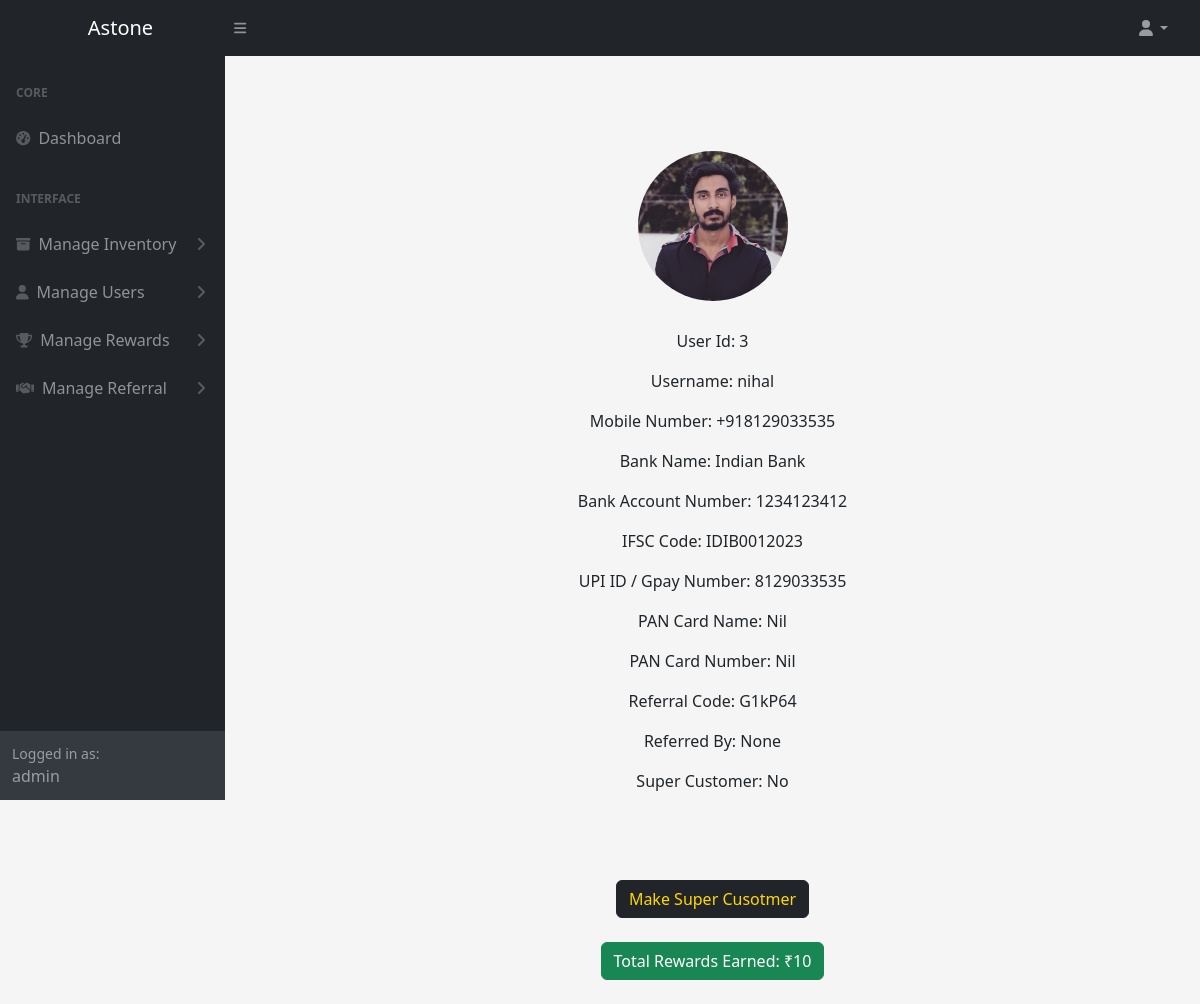
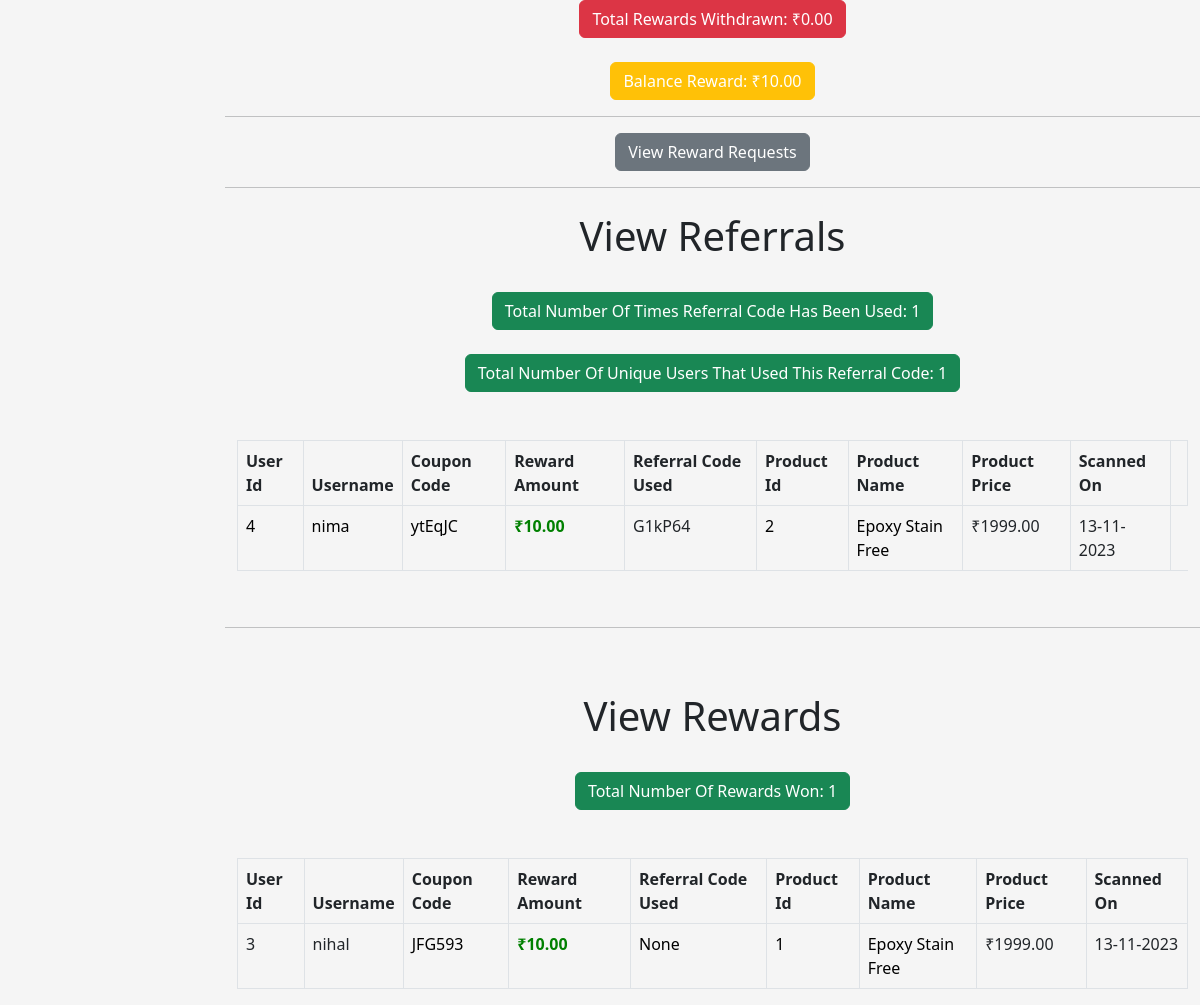
/viewusersingle/3/ (signed in), run on an earlier commit of the app's database (2 pictures, top to bottom).
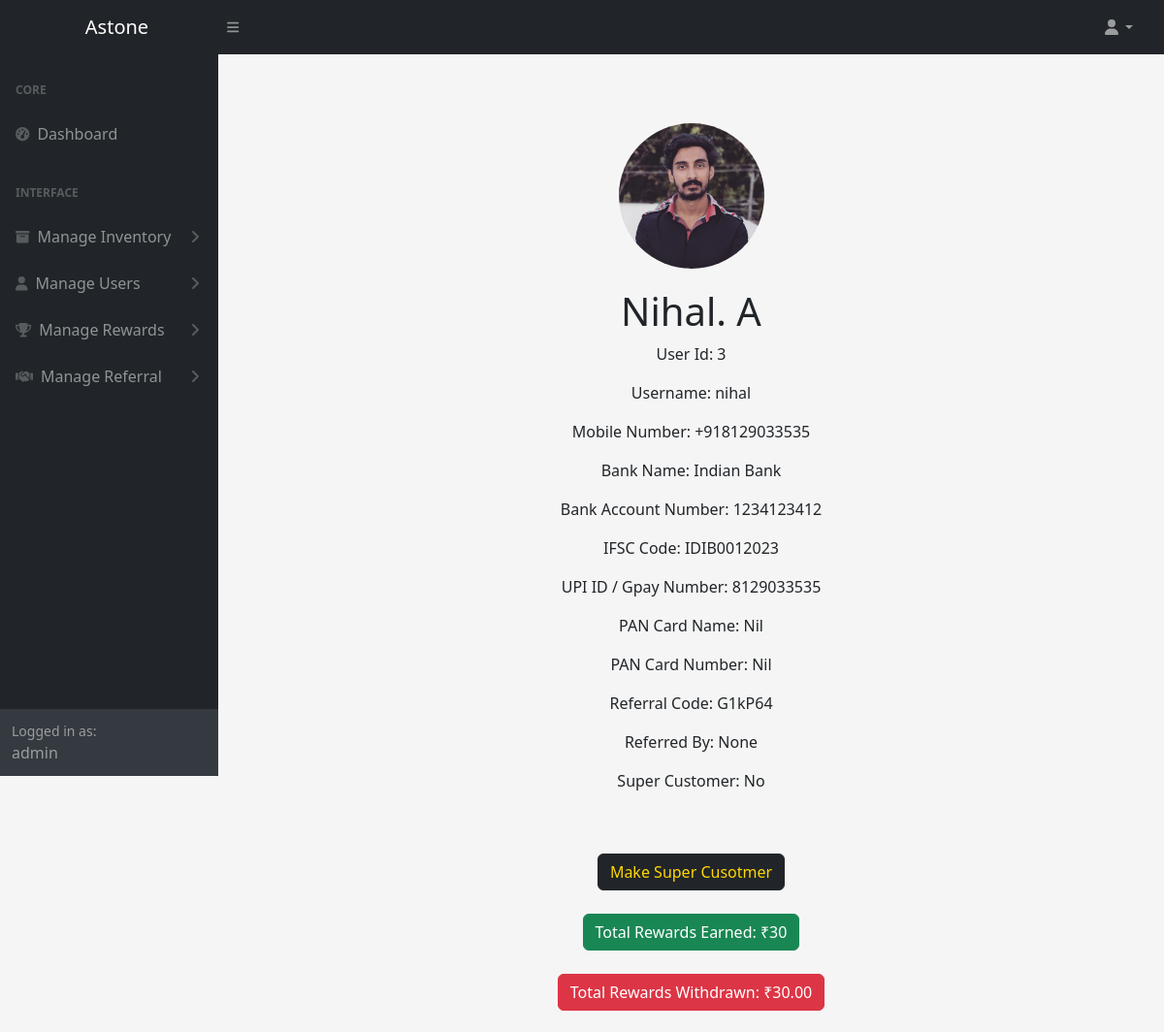
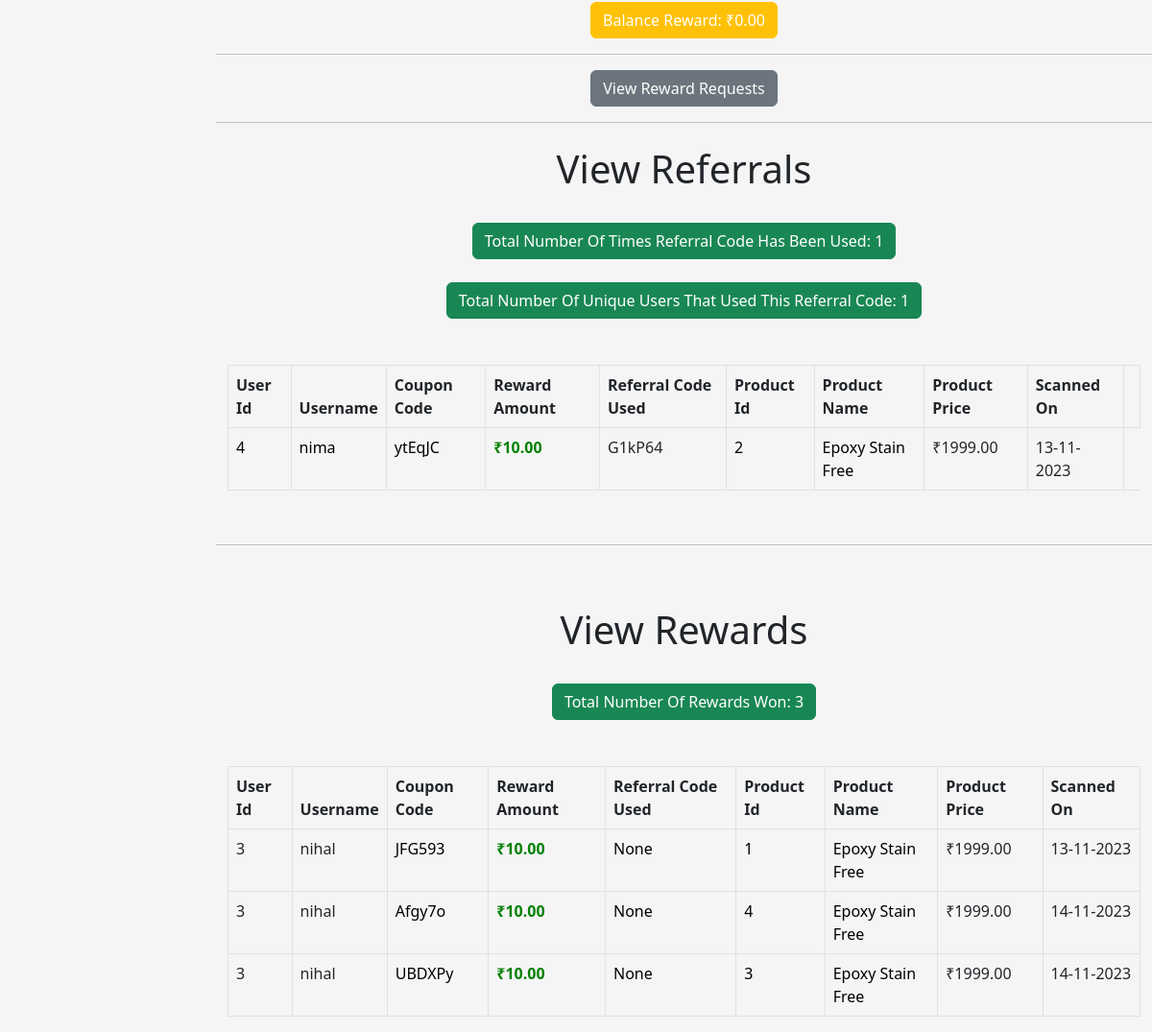
And on a later commit of the database (2 pictures, top to bottom).
### astoneapp/models.py (models this page shows, shortened)
class User(AbstractUser):
    is_admin = models.BooleanField('is admin', default=False)
    is_staff = models.BooleanField('is staff', default=False)
    is_customer = models.BooleanField('is customer', default=False)
    name = models.CharField(max_length=100, default='User')
    mobile_number = models.CharField(max_length=20, default='Nil')
    bank_name = models.CharField(max_length=100, default='Nil')
    bank_account_number = models.CharField(max_length=50, default='Nil')
    ifsc_code = models.CharField(max_length=20, default='Nil')
    upi_id = models.CharField(max_length=100, default='Nil')
    pan_card_name = models.CharField(max_length=100, default='Nil')
    pan_card_number = models.CharField(max_length=20, default='Nil')
    profile_picture = models.ImageField(upload_to='profile_pictures', blank=True, null=True)
    referral_code = models.CharField(max_length=6, unique=True, default='DEFAULTCODE')
    referred_by = models.CharField(max_length=100, null=True, blank=True)
    supercustomer = models.BooleanField(default=False, null=True)
    rewardamount = models.DecimalField(default=0, max_digits=10, decimal_places=2, null=True, blank=True)
    balance = models.DecimalField(default=0, max_digits=10, decimal_places=2)
    withdrawn = models.DecimalField(default=0, max_digits=10, decimal_places=2)
    def save(self, *args, **kwargs):
        if not self.referral_code or self.referral_code == 'DEFAULTCODE':
            self.generate_referral_code()
        super(User, self).save(*args, **kwargs)
    @property
    def imageURL(self):
        try:
            url = self.profile_picture.url
        except:
            url = ''
        return  url

class Qrcodescanner(models.Model):
    username = models.CharField(max_length=255, null=True, blank=True)
    userid = models.CharField(max_length=50, null=True, blank=True)
    couponcode = models.CharField(max_length=50, null=True, blank=True)
    rewardamount = models.DecimalField(max_digits=10, decimal_places=2, null=True, blank=True)
    refferalcode = models.CharField(max_length=50, null=True, blank=True)
    scannedon = models.DateTimeField(auto_now_add=True)
    productid = models.CharField(max_length=50, null=True, blank=True)
    productname = models.CharField(max_length=255, null=True, blank=True)
    productprice = models.DecimalField(max_digits=10, decimal_places=2, null=True, blank=True)
    commission = models.DecimalField(max_digits=10, decimal_places=2, default=0.00, null=True, blank=True)
    PAYMENT_STATUS_CHOICES = (
        ('paid', 'Paid'),
        ('pending', 'Pending'),
        ('processing', 'Processing'),
        ('cancelled', 'Cancelled'),
    )
    paymentstatus = models.CharField(max_length=20, choices=PAYMENT_STATUS_CHOICES, default='processing', null=True, blank=True)
    commissionstatus = models.CharField(max_length=20, choices=PAYMENT_STATUS_CHOICES, default='processing', null=True, blank=True)

### astoneapp/views.py (the view)
# urls.py: path('viewusersingle/<int:pk>/', views.viewusersingle, name='viewusersingle'),
def viewusersingle(request, pk):
    try:
        get_user = get_object_or_404(User, pk=pk)
        user_referral_code = get_user.referral_code
        user_id = get_user.pk
        matching_referrals = Qrcodescanner.objects.filter(refferalcode=user_referral_code)
        matching_userid = Qrcodescanner.objects.filter(userid=user_id)
        total_reward_amount = matching_userid.aggregate(Sum('rewardamount'))['rewardamount__sum'] or 0
        get_user.rewardamount = total_reward_amount
        get_user.balance = total_reward_amount - get_user.withdrawn
        get_user.save()
        total_referral_usage = matching_referrals.count()
        total_rewards = matching_userid.count()
        unique_users_count = matching_referrals.values('userid').distinct().count()
        context = {
            'get_user': get_user,
            'matching_referrals': matching_referrals,
            'matching_userid': matching_userid,
            'total_reward_amount': total_reward_amount,
            'total_referral_usage': total_referral_usage,
            'unique_users_count': unique_users_count,
            'total_rewards':total_rewards,
        }
        return render(request, 'astone_admin/viewusersingle.html', context)
    except Http404:
        context = {
            'error_message': 'User not found.'
        }
        return render(request, 'astone_admin/viewusersingle.html', context)

### astoneapp/templates/astone_admin/viewusersingle.html (shortened to what the changed rows need)
{% extends 'astone_admin/base.html' %}
{% load static %}
{% block content %}
</head>
<body>
{% if error_message %}
    <p style="color: red; margin:20px; font-size:25px;">{{ error_message }}</p>
{% else %}
    <div class="container mt-4">
        <div class="row center-content">
            <div class="col-md-6 text-center">
                <img src="{{get_user.imageURL}}" alt="Profile Picture" class="profile-picture">
                <h1>{{ get_user.name }}</h1>
                <p>User Id: {{ get_user.pk }}</p>
                <p>Username: {{ get_user.username }}</p>
                <p>Mobile Number: {{ get_user.mobile_number }}</p>
                <p>Bank Name: {{ get_user.bank_name }}</p>
                <p>Bank Account Number: {{ get_user.bank_account_number }}</p>
                <p>IFSC Code: {{ get_user.ifsc_code }}</p>
                <p>UPI ID / Gpay Number: {{ get_user.upi_id }}</p>
                <p>PAN Card Name: {{ get_user.pan_card_name }}</p>
                <p>PAN Card Number: {{ get_user.pan_card_number }}</p>
                <p>Referral Code: {{ get_user.referral_code }}</p>
                <p>Referred By: {{ get_user.referred_by }}</p>
                <p>Super Customer: {% if get_user.supercustomer %}Yes{% else %}No{% endif %}</p>
            </div>
        </div>
    </div>
    <div class="center">
        <a href="{% url 'make_supercustomer' get_user.pk %}" class="btn btn-dark" style="color:gold;">Make Super Cusotmer</a>
    </div>
    <br>
    <div class="center">
        <a href="#" class="btn btn-success" style="color:white;">Total Rewards Earned: ₹{{total_reward_amount}}</a>
    </div>
    <br>
    <div class="center">
        <a href="#" class="btn btn-danger" style="color:white;">Total Rewards Withdrawn: ₹{{get_user.withdrawn}}</a>
    </div>
    <br>
    <div class="center">
        <a href="#" class="btn btn-warning" style="color:white; cursor:grab;">Balance Reward: ₹{{get_user.balance}}</a>
    </div>
    <hr>
    <div class="center">
        <a href="{% url 'viewrewardrequestsingle' get_user.pk %}" class="btn btn-secondary" style="color:white;">View Reward Requests</a>
    </div>
    <hr>
    <div class="container-fluid px-4">
        <h1 class="mt-4" style="text-align:center;">View Referrals</h1>
    </div>
    <br>
    <div class="center">
        <a href="#" class="btn btn-success" style="color:white;">Total Number Of Times Referral Code Has Been Used: {{total_referral_usage}}</a>
    </div>
    <br>
    <div class="center">
        <a href="#" class="btn btn-success" style="color:white;">Total Number Of Unique Users That Used This Referral Code: {{unique_users_count}}</a>
    </div>
    <div class="container mt-5">
        <div style="max-height: 400px; overflow-y: auto;">
        <table class="table table-bordered">
            <thead>
                <tr>
                    <th>User Id</th>
                    <th>Username</th>
                    <th>Coupon Code</th>
                    <th>Reward Amount</th>
                    <th>Referral Code Used</th>
                    <th>Product Id</th>
                    <th>Product Name</th>
                    <th>Product Price</th>
                    <th>Scanned On</th>
                    <th></th>
                </tr>
            </thead>
            <tbody>
                {% for i in matching_referrals %}
                <tr>
                    <td><a href="{% url 'viewusersingle' i.userid %}" style="text-decoration:none; color:black;">{{i.userid}}</a></td>
                    <td><a href="{% url 'viewusersingle' i.userid %}" style="text-decoration:none; color:black;">{{i.username}}</a></td>
                    <td><a href="{% url 'viewproductsingle' i.productid %}" style="text-decoration:none; color:black;">{{i.couponcode}}</a></td>
                    <td style="color:green; font-weight:600;">₹{{i.rewardamount}}</td>
                    <td>{{i.refferalcode}}</td>
                    <td><a href="{% url 'viewproductsingle' i.productid %}" style="text-decoration:none; color:black;">{{i.productid}}</a></td>
                    <td><a href="{% url 'viewproductsingle' i.productid %}" style="text-decoration:none; color:black;">{{i.productname}}</a></td>
                    <td>₹{{i.productprice}}</td>
                    <td>{{i.scannedon|date:"d-m-Y"}}</td>
                </tr>
                {% endfor %}
            </tbody>
        </table>
        </div>
    </div>
    <br>
    <hr>
    <br>
    <div class="container-fluid px-4">
    <h1 class="mt-4" style="text-align:center;">View Rewards</h1>
    </div>
    <br>
    <div class="center">
        <a href="#" class="btn btn-success" style="color:white;">Total Number Of Rewards Won: {{total_rewards}}</a>
    </div>
    <div class="container mt-5">
        <div style="max-height: 400px; overflow-y: auto;">
        <table class="table table-bordered">
            <thead>
                <tr>
                    <th>User Id</th>
                    <th>Username</th>
                    <th>Coupon Code</th>
                    <th>Reward Amount</th>
                    <th>Referral Code Used</th>
                    <th>Product Id</th>
                    <th>Product Name</th>
                    <th>Product Price</th>
                    <th>Scanned On</th>
                </tr>
            </thead>
            <tbody>
                {% for i in matching_userid %}
                <tr>
                    <td>{{i.userid}}</td>
                    <td>{{i.username}}</td>
                    <td><a href="{% url 'viewproductsingle' i.productid %}" style="text-decoration:none; color:black;">{{i.couponcode}}</a></td>
                    <td style="color:green; font-weight:600;">₹{{i.rewardamount}}</td>
                    <td><a href="{% url 'viewusersingle2' i.refferalcode %}" style="text-decoration:none; color:black;">{{i.refferalcode}}</a></td>
                    <td><a href="{% url 'viewproductsingle' i.productid %}" style="text-decoration:none; color:black;">{{i.productid}}</a></td>
                    <td><a href="{% url 'viewproductsingle' i.productid %}" style="text-decoration:none; color:black;">{{i.productname}}</a></td>
                    <td>₹{{i.productprice}}</td>
                    <td>{{i.scannedon|date:"d-m-Y"}}</td>
                </tr>
                {% endfor %}
            </tbody>
        </table>
        </div>
    </div>
{% endif %}
{% endblock %}

What changed in the data, as far as the page shows it:
changed User "nihal": name (not shown) → "Nihal. A"; rewardamount "10" → "30"; withdrawn "0.00" → "30.00"; balance "10.00" → "0.00"
added Qrcodescanner: userid "3", username "nihal", couponcode "Afgy7o", rewardamount "10.00", refferalcode "None", productid "4", productname "Epoxy Stain Free", productprice "1999.00", scannedon "14-11-2023", shown under "View Rewards"
added Qrcodescanner: userid "3", username "nihal", couponcode "UBDXPy", rewardamount "10.00", refferalcode "None", productid "3", productname "Epoxy Stain Free", productprice "1999.00", scannedon "14-11-2023", shown under "View Rewards"
Also different on the page:
{{ total_rewards }}: "1" → "3"
